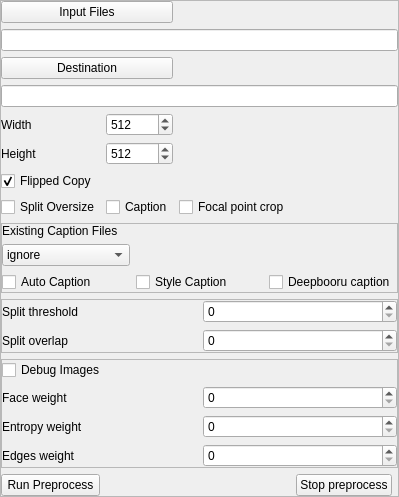
            <widget class="QFrame" name="PrepareInput">
             <property name="frameShape">
              <enum>QFrame::StyledPanel</enum>
             </property>
             <property name="frameShadow">
              <enum>QFrame::Raised</enum>
             </property>
             <layout class="QGridLayout" name="gridLayout_11">
              <property name="leftMargin">
               <number>0</number>
              </property>
              <property name="topMargin">
               <number>0</number>
              </property>
              <property name="rightMargin">
               <number>0</number>
              </property>
              <property name="bottomMargin">
               <number>0</number>
              </property>
              <item row="4" column="1">
               <widget class="QLabel" name="label_33">
                <property name="text">
                 <string>Width</string>
                </property>
               </widget>
              </item>
              <item row="8" column="1">
               <widget class="QCheckBox" name="process_flip">
                <property name="text">
                 <string>Flipped Copy</string>
                </property>
                <property name="checked">
                 <bool>true</bool>
                </property>
               </widget>
              </item>
              <item row="12" column="1" colspan="5">
               <widget class="QFrame" name="autoCrop">
                <property name="frameShape">
                 <enum>QFrame::StyledPanel</enum>
                </property>
                <property name="frameShadow">
                 <enum>QFrame::Raised</enum>
                </property>
                <layout class="QGridLayout" name="gridLayout_10">
                 <property name="leftMargin">
                  <number>0</number>
                 </property>
                 <property name="topMargin">
                  <number>0</number>
                 </property>
                 <property name="rightMargin">
                  <number>0</number>
                 </property>
                 <property name="bottomMargin">
                  <number>0</number>
                 </property>
                 <item row="0" column="1">
                  <widget class="QSpinBox" name="split_threshold"/>
                 </item>
                 <item row="1" column="1">
                  <widget class="QSpinBox" name="overlap_ratio"/>
                 </item>
                 <item row="1" column="0">
                  <widget class="QLabel" name="label_36">
                   <property name="text">
                    <string>Split overlap</string>
                   </property>
                  </widget>
                 </item>
                 <item row="0" column="0">
                  <widget class="QLabel" name="label_30">
                   <property name="text">
                    <string>Split threshold</string>
                   </property>
                  </widget>
                 </item>
                </layout>
               </widget>
              </item>
              <item row="11" column="1" colspan="5">
               <widget class="QFrame" name="processCaption">
                <property name="frameShape">
                 <enum>QFrame::StyledPanel</enum>
                </property>
                <property name="frameShadow">
                 <enum>QFrame::Raised</enum>
                </property>
                <layout class="QGridLayout" name="gridLayout_5">
                 <property name="leftMargin">
                  <number>0</number>
                 </property>
                 <property name="topMargin">
                  <number>0</number>
                 </property>
                 <property name="rightMargin">
                  <number>0</number>
                 </property>
                 <property name="bottomMargin">
                  <number>0</number>
                 </property>
                 <item row="0" column="0">
                  <widget class="QLabel" name="label_34">
                   <property name="text">
                    <string>Existing Caption Files</string>
                   </property>
                  </widget>
                 </item>
                 <item row="1" column="0">
                  <widget class="QComboBox" name="preprocess_txt_action">
                   <item>
                    <property name="text">
                     <string>ignore</string>
                    </property>
                   </item>
                   <item>
                    <property name="text">
                     <string>copy</string>
                    </property>
                   </item>
                   <item>
                    <property name="text">
                     <string>prepend</string>
                    </property>
                   </item>
                   <item>
                    <property name="text">
                     <string>append</string>
                    </property>
                   </item>
                  </widget>
                 </item>
                 <item row="2" column="0">
                  <widget class="QCheckBox" name="process_caption">
                   <property name="text">
                    <string>Auto Caption</string>
                   </property>
                   <property name="checked">
                    <bool>false</bool>
                   </property>
                  </widget>
                 </item>
                 <item row="2" column="1">
                  <widget class="QCheckBox" name="style_caption">
                   <property name="text">
                    <string>Style Caption</string>
                   </property>
                  </widget>
                 </item>
                 <item row="2" column="2">
                  <widget class="QCheckBox" name="process_caption_deepbooru">
                   <property name="text">
                    <string>Deepbooru caption</string>
                   </property>
                  </widget>
                 </item>
                </layout>
               </widget>
              </item>
              <item row="14" column="4">
               <widget class="QPushButton" name="pushButton_6">
                <property name="text">
                 <string>Stop preprocess</string>
                </property>
               </widget>
              </item>
              <item row="13" column="1" colspan="5">
               <widget class="QFrame" name="focalPointCrop">
                <property name="frameShape">
                 <enum>QFrame::StyledPanel</enum>
                </property>
                <property name="frameShadow">
                 <enum>QFrame::Raised</enum>
                </property>
                <layout class="QGridLayout" name="gridLayout_12">
                 <property name="leftMargin">
                  <number>0</number>
                 </property>
                 <property name="topMargin">
                  <number>0</number>
                 </property>
                 <property name="rightMargin">
                  <number>0</number>
                 </property>
                 <property name="bottomMargin">
                  <number>0</number>
                 </property>
                 <item row="1" column="0">
                  <widget class="QLabel" name="label_31">
                   <property name="text">
                    <string>Face weight</string>
                   </property>
                  </widget>
                 </item>
                 <item row="1" column="2">
                  <widget class="QSpinBox" name="process_focal_crop_face_weight"/>
                 </item>
                 <item row="2" column="0">
                  <widget class="QLabel" name="label_32">
                   <property name="text">
                    <string>Entropy weight</string>
                   </property>
                  </widget>
                 </item>
                 <item row="2" column="2">
                  <widget class="QSpinBox" name="process_focal_crop_entropy_weight"/>
                 </item>
                 <item row="3" column="0">
                  <widget class="QLabel" name="label_35">
                   <property name="text">
                    <string>Edges weight</string>
                   </property>
                  </widget>
                 </item>
                 <item row="3" column="2">
                  <widget class="QSpinBox" name="process_focal_crop_edges_weight"/>
                 </item>
                 <item row="0" column="0">
                  <widget class="QCheckBox" name="process_focal_crop_debug">
                   <property name="text">
                    <string>Debug Images</string>
                   </property>
                  </widget>
                 </item>
                </layout>
               </widget>
              </item>
              <item row="5" column="1">
               <widget class="QLabel" name="label_37">
                <property name="text">
                 <string>Height</string>
                </property>
               </widget>
              </item>
              <item row="14" column="1">
               <widget class="QPushButton" name="runPreprocess">
                <property name="text">
                 <string>Run Preprocess</string>
                </property>
               </widget>
              </item>
              <item row="10" column="1">
               <widget class="QCheckBox" name="toggle_split_oversize">
                <property name="text">
                 <string>Split Oversize</string>
                </property>
               </widget>
              </item>
              <item row="10" column="3">
               <widget class="QCheckBox" name="toggle_focal_crop">
                <property name="text">
                 <string>Focal point crop</string>
                </property>
               </widget>
              </item>
              <item row="10" column="2">
               <widget class="QCheckBox" name="toggle_caption">
                <property name="text">
                 <string>Caption</string>
                </property>
               </widget>
              </item>
              <item row="1" column="1" colspan="5">
               <widget class="QLineEdit" name="process_src"/>
              </item>
              <item row="3" column="1" colspan="5">
               <widget class="QLineEdit" name="process_dst"/>
              </item>
              <item row="2" column="1" colspan="2">
               <widget class="QPushButton" name="procerss_destination_folder">
                <property name="text">
                 <string>Destination</string>
                </property>
               </widget>
              </item>
              <item row="0" column="1" colspan="2">
               <widget class="QPushButton" name="process_input_files">
                <property name="text">
                 <string>Input Files</string>
                </property>
               </widget>
              </item>
              <item row="5" column="2">
               <widget class="QSpinBox" name="process_height_2">
                <property name="maximum">
                 <number>2048</number>
                </property>
                <property name="singleStep">
                 <number>64</number>
                </property>
                <property name="value">
                 <number>512</number>
                </property>
               </widget>
              </item>
              <item row="4" column="2">
               <widget class="QSpinBox" name="process_width">
                <property name="maximum">
                 <number>2048</number>
                </property>
                <property name="singleStep">
                 <number>64</number>
                </property>
                <property name="value">
                 <number>512</number>
                </property>
               </widget>
              </item>
             </layout>
            </widget>
